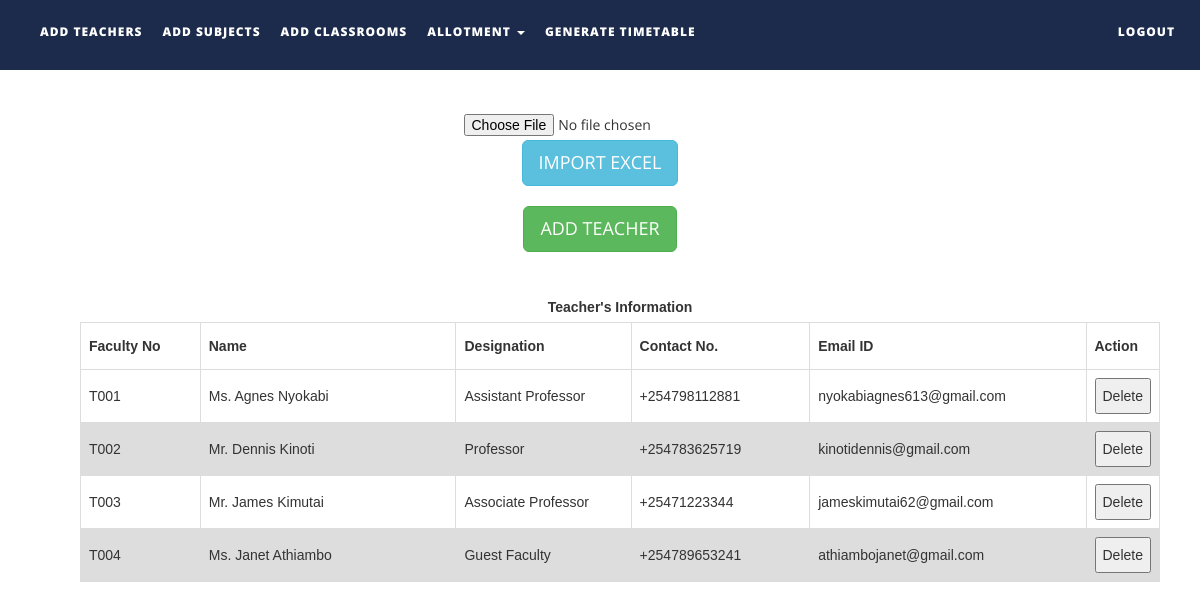
The app's page /files/addteachers.php with its own data.
### tables this page shows
CREATE TABLE `teachers` (
  `faculty_number` varchar(10) NOT NULL,
  `name` text NOT NULL,
  `designation` varchar(30) NOT NULL,
  `contact_number` varchar(15) NOT NULL,
  `emailid` varchar(50) NOT NULL
);

### files/addteachers.php (the view, shortened to what this page needs)
<!DOCTYPE html>
<html xmlns="http://www.w3.org/1999/xhtml">
<head>
    <link href="assets/css/bootstrap.css" rel="stylesheet"/>
    <link href="assets/css/font-awesome.min.css" rel="stylesheet"/>
    <link href="assets/css/flexslider.css" rel="stylesheet"/>
    <link href="assets/css/style.css" rel="stylesheet"/>
</head>
<body>
<div class="navbar navbar-inverse navbar-fixed-top " id="menu">
    <div class="container">
        <div class="navbar-collapse collapse move-me">
            <ul class="nav navbar-nav navbar-left">
                <li><a href="addteachers.php">ADD TEACHERS</a></li>
                <li><a href="addsubjects.php">ADD SUBJECTS</a></li>
                <li><a href="addclassrooms.php">ADD CLASSROOMS</a></li>
                <li class="dropdown"><a class="dropdown-toggle" data-toggle="dropdown" aria-expanded="false">ALLOTMENT
                        <span class="caret"></span></a>
                </li>
                <li><a href="generatetimetable.php">GENERATE TIMETABLE</a></li>
            </ul>
            <ul class="nav navbar-nav navbar-right">
                <li><a href="index.php">LOGOUT</a></li>
            </ul>
        </div>
    </div>
</div>
<br>
<div align="center" style="margin-top:80px">
    <form name="import" method="post" enctype="multipart/form-data">
        <input type="file" name="file"/>
        <input type="submit" name="teacherexcel" id="teacherexcel" class="btn btn-info btn-lg" value="IMPORT EXCEL"/>
    </form>
</div>
<div align="center" style="margin-top:20px">
    <button id="teachermanual" class="btn btn-success btn-lg">ADD TEACHER</button>
</div>
<div>
    <br>
    <table id=teacherstable style="margin-left: 80px">
        <caption><strong>Teacher's Information </strong></caption>
        <tr>
            <th width="130">Faculty No</th>
            <th width=290>Name</th>
            <th width="190">Designation</th>
            <th width="190">Contact No.</th>
            <th width="290">Email ID</th>
            <th width="40">Action</th>
        </tr>
        <tbody>
        <?php
        $q = mysqli_query(mysqli_connect("localhost", "root", "", "ttms"),
            "SELECT * FROM teachers ORDER BY faculty_number ASC");
        while ($row = mysqli_fetch_assoc($q)) {
            echo "<tr><td>{$row['faculty_number']}</td>
                    <td>{$row['name']}</td>
                    <td>{$row['designation']}</td>
                    <td>{$row['contact_number']}</td>
                    <td>{$row['emailid']}</td>
                   <td>
                    <button>Delete</button></td>
                    </tr>\n";
        }
        ?>
        </tbody>
    </table>
</div>
</body>
</html>

### files/assets/css/style.css (style rules this page uses)
#menu { background-color: rgba(28, 43, 75, 1); color: #fff; font-size: 12px; font-weight: 900; letter-spacing: 1px; min-height: 70px; }
.navbar-inverse { border-color: transparent; }
.navbar-inverse .navbar-nav > li > a, .navbar-inverse .navbar-nav > li > a:hover { color: #FFF; padding: 22px 10px; }

### files/addteachers.php (style rules this page uses)
table { margin-top: 10px; font-family: arial, sans-serif; border-collapse: collapse; margin-left: 30px; width: 90%; }
td, th { border: 1px solid #dddddd; text-align: left; padding: 8px; }
tr:nth-child(even) { background-color: #dddddd; }

### records on screen
teachers: faculty_number "T001", name "Ms. Agnes Nyokabi", designation "Assistant Professor", contact_number "+254798112881", emailid "nyokabiagnes613@gmail.com"
teachers: faculty_number "T002", name "Mr. Dennis Kinoti", designation "Professor", contact_number "+254783625719", emailid "kinotidennis@gmail.com"
teachers: faculty_number "T003", name "Mr. James Kimutai", designation "Associate Professor", contact_number "+25471223344", emailid "jameskimutai62@gmail.com"
teachers: faculty_number "T004", name "Ms. Janet Athiambo", designation "Guest Faculty", contact_number "+254789653241", emailid "athiambojanet@gmail.com"
